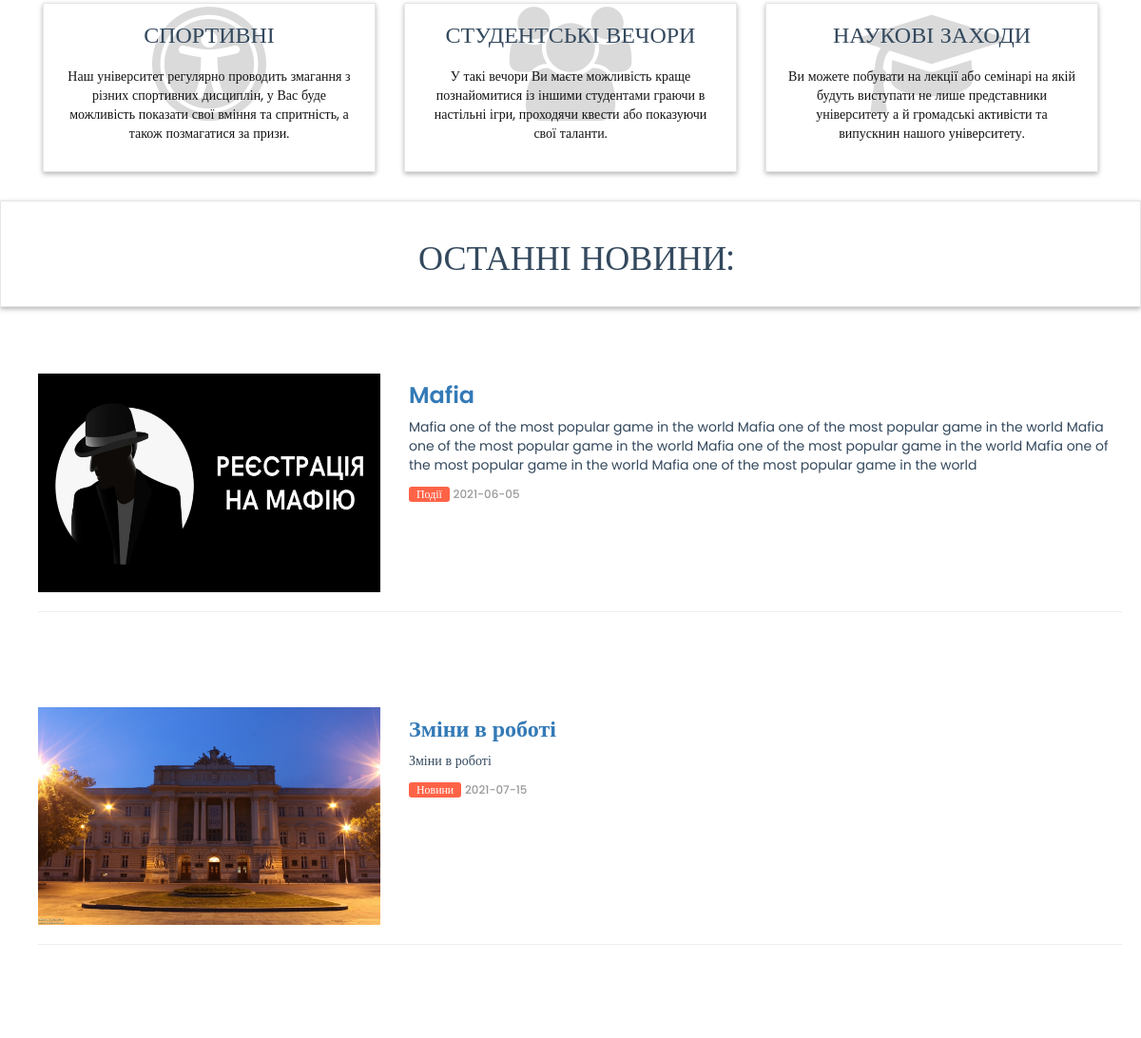
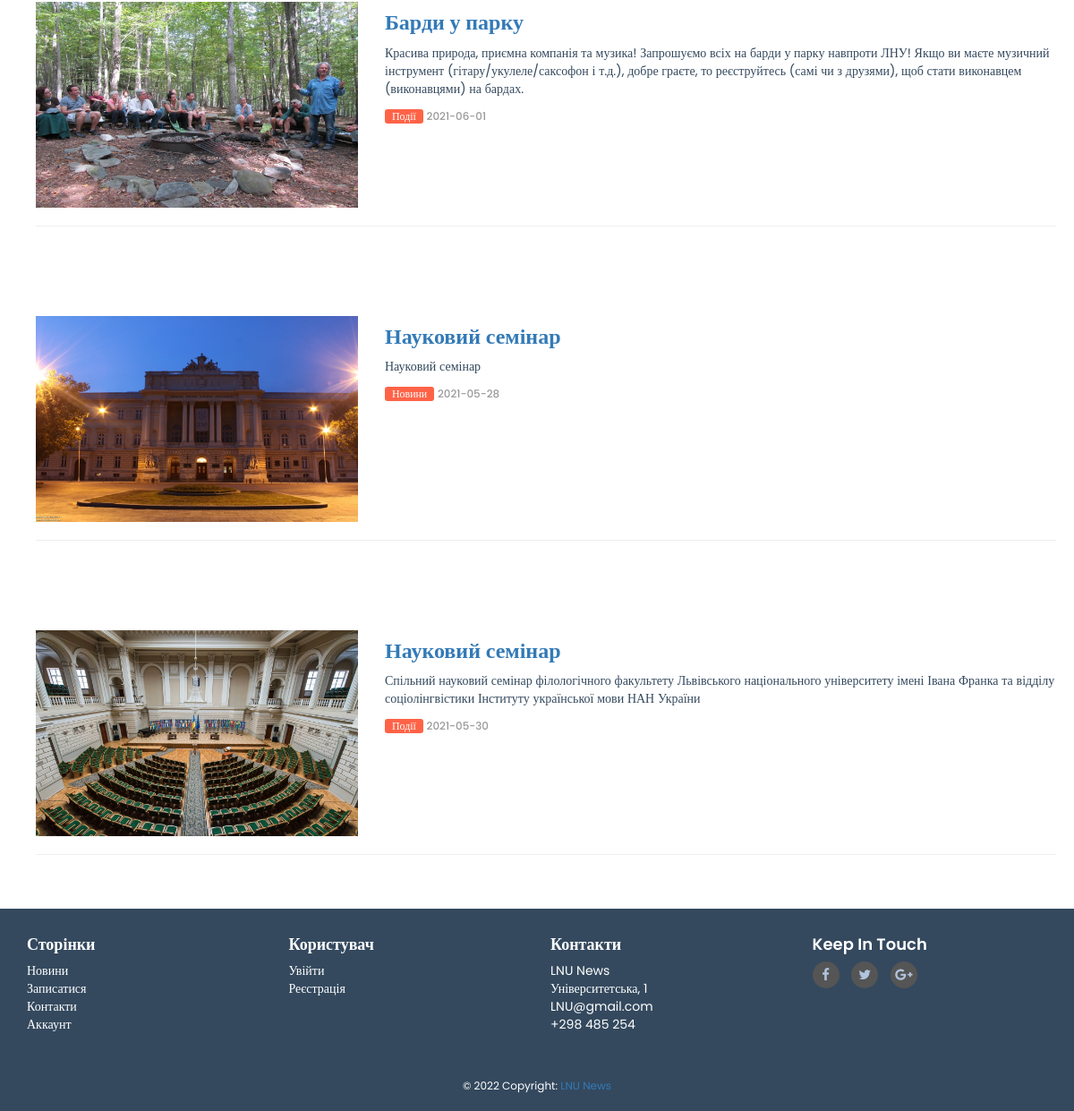
Before: / (lower part) with the older database file (2 pictures, top to bottom).
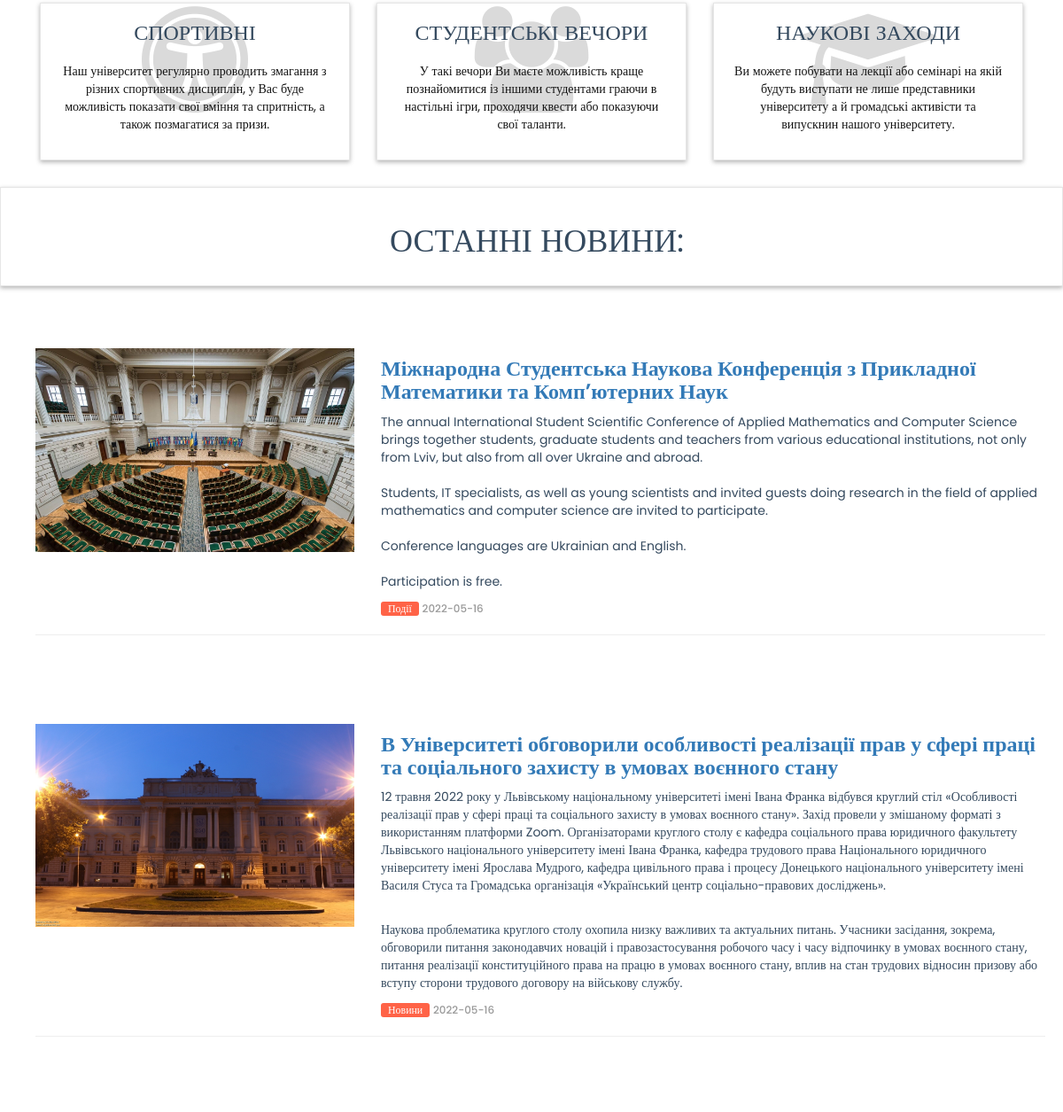
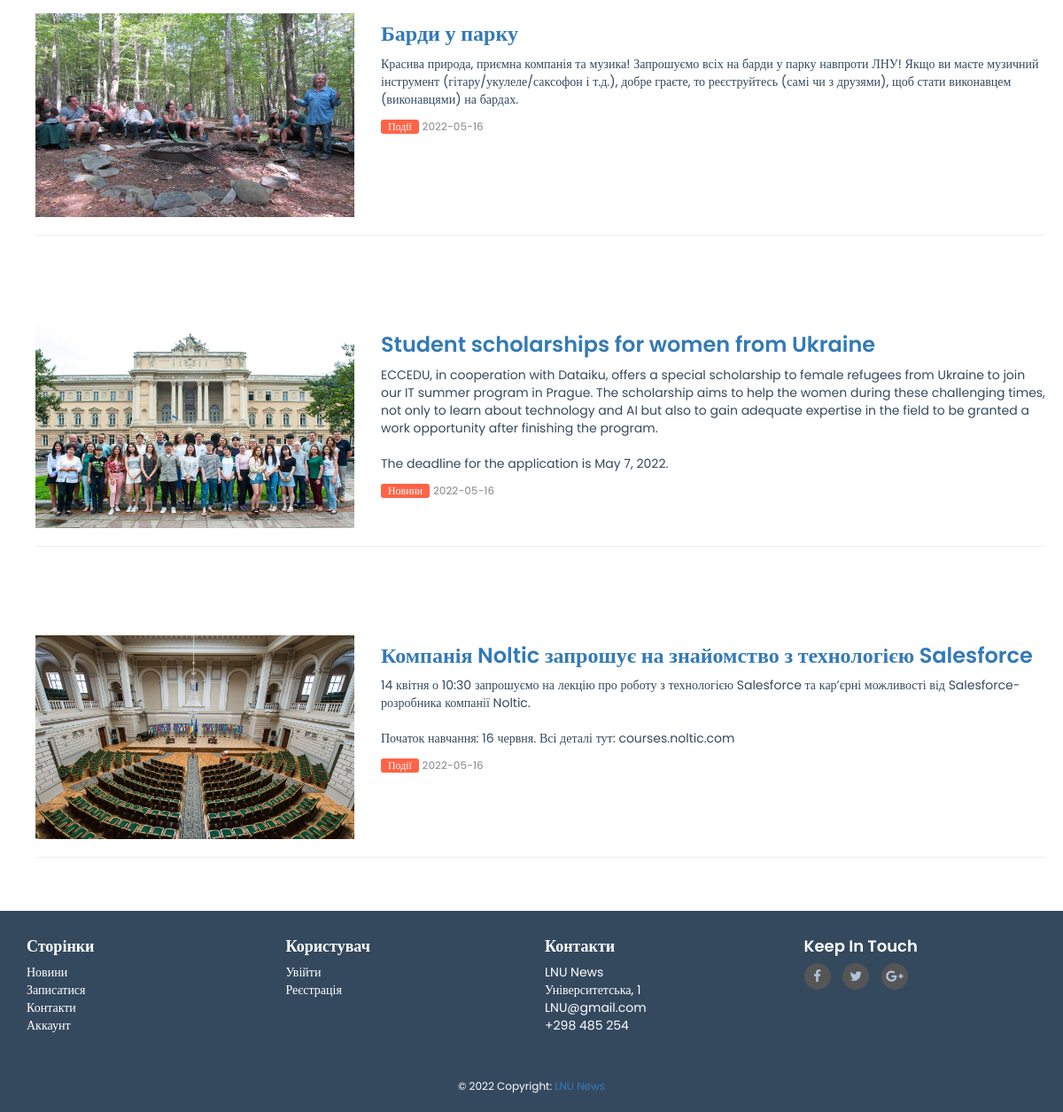
After: the same page with the newer database file (2 pictures, top to bottom).
### tables this page shows
CREATE TABLE `events` (
  `event_id` int(10) NOT NULL,
  `e_cat_id` int(10) NOT NULL,
  `cat_id` int(10) NOT NULL,
  `date` timestamp NOT NULL DEFAULT current_timestamp() ON UPDATE current_timestamp(),
  `event_title` text NOT NULL,
  `event_img1` text NOT NULL,
  `event_keywords` text NOT NULL,
  `event_desc` text NOT NULL
);

CREATE TABLE `event_categories` (
  `e_cat_id` int(10) NOT NULL,
  `e_cat_title` text NOT NULL,
  `e_cat_desc` text NOT NULL
);

### functions/functions.php (the view, shortened to what this page needs)
<?php
$db = mysqli_connect("localhost","root","","lnu-news");
function getProduct(){
    global $db;
    $get_events = "select * from events order by 1 DESC LIMIT 0,5";
    $run_events = mysqli_query($db,$get_events);
    while($row_events=mysqli_fetch_array($run_events)){
        $event_id = $row_events['event_id'];
        $event_title = $row_events['event_title'];
        $event_desc = $row_events['event_desc'];
        $event_img1 = $row_events['event_img1'];
        $event_date = date('Y-m-d', strtotime($row_events['date']));
        $event_e_cat_id = $row_events['e_cat_id'];
        $get_e_cat_id = "select * from event_categories where e_cat_id='$event_e_cat_id'";
        $run_e_cat_id = mysqli_query($db,$get_e_cat_id);
        while($row_e_cat_id = mysqli_fetch_array($run_e_cat_id)){
            $event_category = $row_e_cat_id['e_cat_title'];
        }
        echo "
        <section class='section'>
            <div class='container'>
                <div class='row'>
                    <div class='col-lg-12 col-md-12 col-sm-12 col-xs-12'>
                        <div class='page-wrapper'>
                            <div class='blog-list clearfix'>
                                <div class='blog-box row'>
                                    <div class='col-md-4'>
                                        <div class='post-media'>
                                            <a href='details.php?event_id=$event_id' title=''>
                                                <img src='admin_area/product_images/$event_img1' alt='' class='img-responsive'>
                                                <div class='hovereffect'></div>
                                            </a>
                                        </div>
                                    </div>
                                    <div class='blog-meta big-meta col-md-8'>
                                        <h4><a href='details.php?event_id=$event_id'>$event_title</a></h4>
                                        <p>$event_desc</p>
                                        <small class='firstsmall'><a class='bg-orange' href='details.php?event_id=$event_id'>$event_category</a></small>
                                        <small><a href='details.php?event_id=$event_id'>$event_date</a></small>
                                    </div>
                                </div>
                                <hr class='invis'>
                            </div>
                        </div>
                    </div>
                </div>
            </div>
        </section>
        ";
    }
}
?>

Changed rows visible on the page:
changed events: event_img1: a different picture; event_title "Mafia" → "Міжнародна Студентська Наукова Конференція з Прикладної Математики та Комп’ютерних Наук"; event_desc "Mafia one of the most popular game in the world Mafia one of the most popular game in the world Mafia one of the most popular game in the world Mafia one of the most popular game in the world Mafia one of the most popular game in the world Mafia one of the most popular game in the world" → "The annual International Student Scientific Conference of Applied Mathematics and Computer Science brings together students, graduate students and teachers from various educational institutions, not only from Lviv, but also from all over Ukraine and abroad. Students, IT specialists, as well as young scientists and invited guests doing research in the field of applied mathematics and computer science are invited to participate. Conference languages are Ukrainian and English. Participation is free."; date "2021-06-05" → "2022-05-16"
changed events: event_title "Зміни в роботі" → "В Університеті обговорили особливості реалізації прав у сфері праці та соціального захисту в умовах воєнного стану"; event_desc "Зміни в роботі" → "12 травня 2022 року у Львівському національному університеті імені Івана Франка відбувся круглий стіл «Особливості реалізації прав у сфері праці та соціального захисту в умовах воєнного стану». Захід провели у змішаному форматі з використанням платформи Zoom. Організаторами круглого столу є кафедра соціального права юридичного факультету Львівського національного університету імені Івана Франка, кафедра трудового права Національного юридичного університету імені Ярослава Мудрого, кафедра цивільного права і процесу Донецького національного університету імені Василя Стуса та Громадська організація «Український центр соціально-правових досліджень». Наукова проблематика круглого столу охопила…"; date "2021-07-15" → "2022-05-16"
changed events "Барди у парку": date "2021-06-01" → "2022-05-16"
changed events: event_img1: a different picture; event_title "Науковий семінар" → "Student scholarships for women from Ukraine"; event_desc "Науковий семінар" → "ECCEDU, in cooperation with Dataiku, offers a special scholarship to female refugees from Ukraine to join our IT summer program in Prague. The scholarship aims to help the women during these challenging times, not only to learn about technology and AI but also to gain adequate expertise in the field to be granted a work opportunity after finishing the program. The deadline for the application is May 7, 2022."; date "2021-05-28" → "2022-05-16"
changed events: event_title "Науковий семінар" → "Компанія Noltic запрошує на знайомство з технологією Salesforce"; event_desc "Спільний науковий семінар філологічного факультету Львівського національного університету імені Івана Франка та відділу соціолінгвістики Інституту української мови НАН України" → "14 квітня о 10:30 запрошуємо на лекцію про роботу з технологією Salesforce та кар’єрні можливості від Salesforce-розробника компанії Noltic. Початок навчання: 16 червня. Всі деталі тут: courses.noltic.com"; date "2021-05-30" → "2022-05-16"
